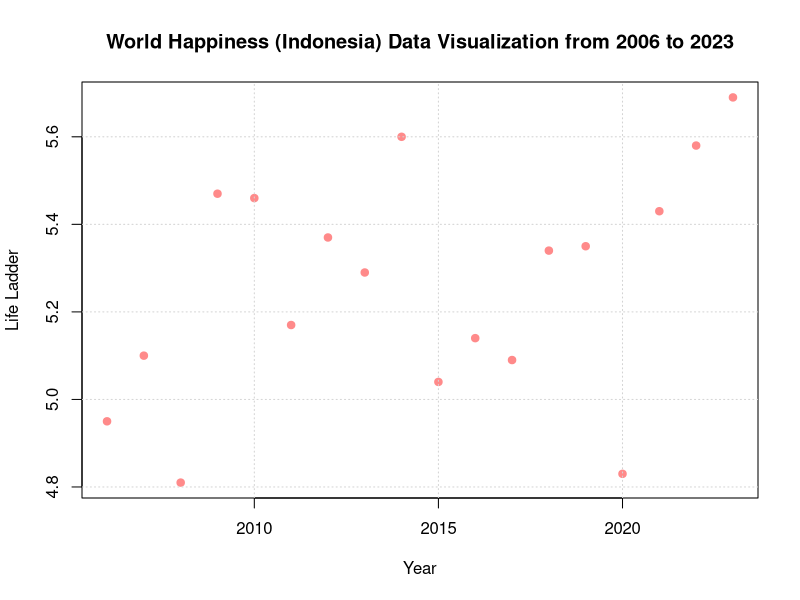
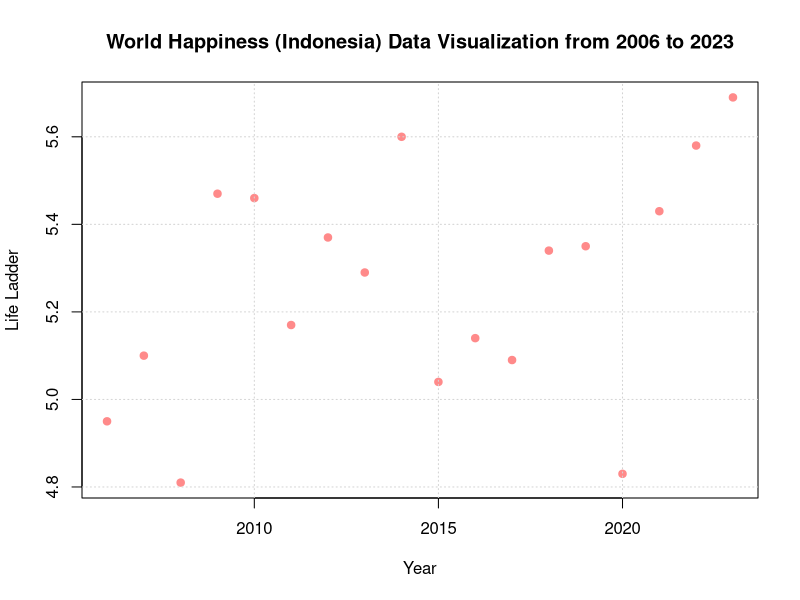

Write R code to recreate these figures, in order.
# Data Life Ladder di Indonesia dari tahun 2006 hingga 2023
data1 <- data.frame(
    year = c(2006:2023),
    life_ladder = c(
        4.95, 5.10, 4.81, 5.47, 5.46, 5.17, 5.37, 5.29, 5.60, 5.04,
        5.14, 5.09, 5.34, 5.35, 4.83, 5.43, 5.58, 5.69
    )
)

# 1. Menampilkan plot di konsol
plot(data1$year, data1$life_ladder,
    type = "p", # 'p' untuk titik (point)
    col = "#FF8A8A", # Warna titik
    pch = 19, # Tipe simbol (19 untuk bulat penuh)
    xlab = "Year", # Label sumbu X
    ylab = "Life Ladder", # Label sumbu Y
    main = "World Happiness (Indonesia) Data Visualization from 2006 to 2023" # Judul plot
)
grid() # Menambahkan grid ke plot

# 2. Menyimpan grafik sebagai file PNG (karena SVG tidak bisa langsung disimpan tanpa package lain)
png("hasil_scatterplot.png", width = 700, height = 500)
plot(data1$year, data1$life_ladder,
    type = "p",
    col = "#FF8A8A",
    pch = 19,
    xlab = "Year",
    ylab = "Life Ladder",
    main = "World Happiness (Indonesia) Data Visualization from 2006 to 2023"
)
grid() # Menambahkan grid ke plot
dev.off() # Menutup perangkat grafis
